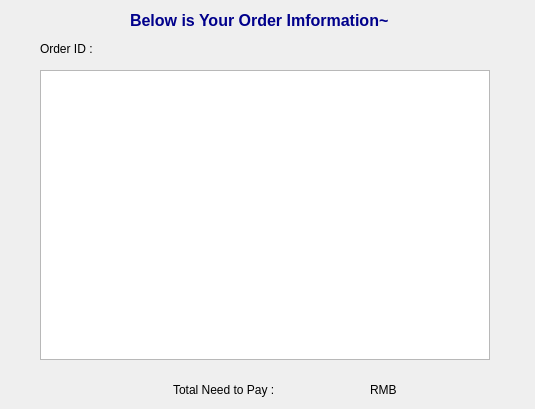
<ui version="4.0" >
 <class>order</class>
 <widget class="QWidget" name="order" >
  <property name="geometry" >
   <rect>
    <x>0</x>
    <y>0</y>
    <width>535</width>
    <height>409</height>
   </rect>
  </property>
  <property name="sizePolicy" >
   <sizepolicy vsizetype="Fixed" hsizetype="Fixed" >
    <horstretch>0</horstretch>
    <verstretch>0</verstretch>
   </sizepolicy>
  </property>
  <property name="minimumSize" >
   <size>
    <width>535</width>
    <height>409</height>
   </size>
  </property>
  <property name="maximumSize" >
   <size>
    <width>535</width>
    <height>409</height>
   </size>
  </property>
  <property name="windowTitle" >
   <string>OrderList</string>
  </property>
  <widget class="QTableView" name="table_order" >
   <property name="geometry" >
    <rect>
     <x>40</x>
     <y>70</y>
     <width>450</width>
     <height>290</height>
    </rect>
   </property>
  </widget>
  <widget class="QLabel" name="label2" >
   <property name="geometry" >
    <rect>
     <x>173</x>
     <y>380</y>
     <width>111</width>
     <height>20</height>
    </rect>
   </property>
   <property name="text" >
    <string>Total Need to Pay : </string>
   </property>
  </widget>
  <widget class="QLabel" name="label1" >
   <property name="geometry" >
    <rect>
     <x>40</x>
     <y>40</y>
     <width>61</width>
     <height>18</height>
    </rect>
   </property>
   <property name="text" >
    <string>Order ID : </string>
   </property>
  </widget>
  <widget class="QLabel" name="OrderIDLabel" >
   <property name="geometry" >
    <rect>
     <x>120</x>
     <y>40</y>
     <width>131</width>
     <height>18</height>
    </rect>
   </property>
   <property name="text" >
    <string/>
   </property>
  </widget>
  <widget class="QLabel" name="PayLabel" >
   <property name="geometry" >
    <rect>
     <x>300</x>
     <y>380</y>
     <width>61</width>
     <height>20</height>
    </rect>
   </property>
   <property name="text" >
    <string/>
   </property>
  </widget>
  <widget class="QLabel" name="label3" >
   <property name="geometry" >
    <rect>
     <x>370</x>
     <y>380</y>
     <width>31</width>
     <height>20</height>
    </rect>
   </property>
   <property name="text" >
    <string>RMB</string>
   </property>
  </widget>
  <widget class="QLabel" name="label1_2" >
   <property name="geometry" >
    <rect>
     <x>130</x>
     <y>10</y>
     <width>271</width>
     <height>21</height>
    </rect>
   </property>
   <property name="text" >
    <string>&lt;html>&lt;head>&lt;meta name="qrichtext" content="1" />&lt;style type="text/css">
p, li { white-space: pre-wrap; }
&lt;/style>&lt;/head>&lt;body style=" font-family:'Sans Serif'; font-size:9pt; font-weight:400; font-style:normal;">
&lt;p style=" margin-top:0px; margin-bottom:0px; margin-left:0px; margin-right:0px; -qt-block-indent:0; text-indent:0px;">&lt;span style=" font-size:12pt; font-weight:600; color:#00008b;">Below is Your Order Imformation~&lt;/span>&lt;/p>&lt;/body>&lt;/html></string>
   </property>
  </widget>
 </widget>
 <resources/>
 <connections/>
</ui>
